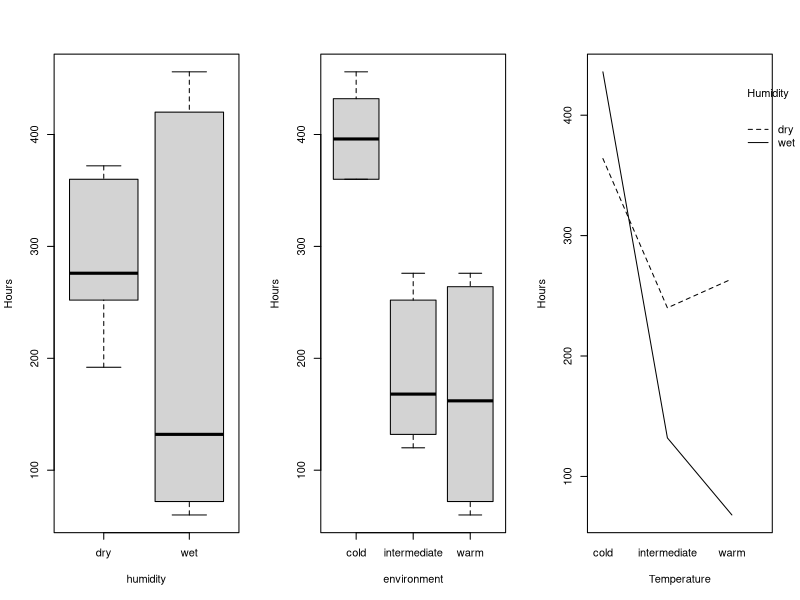
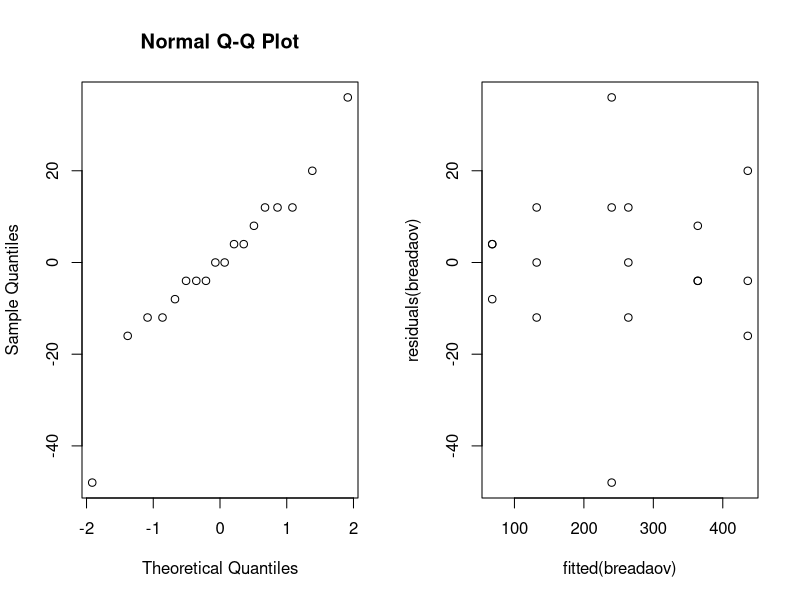
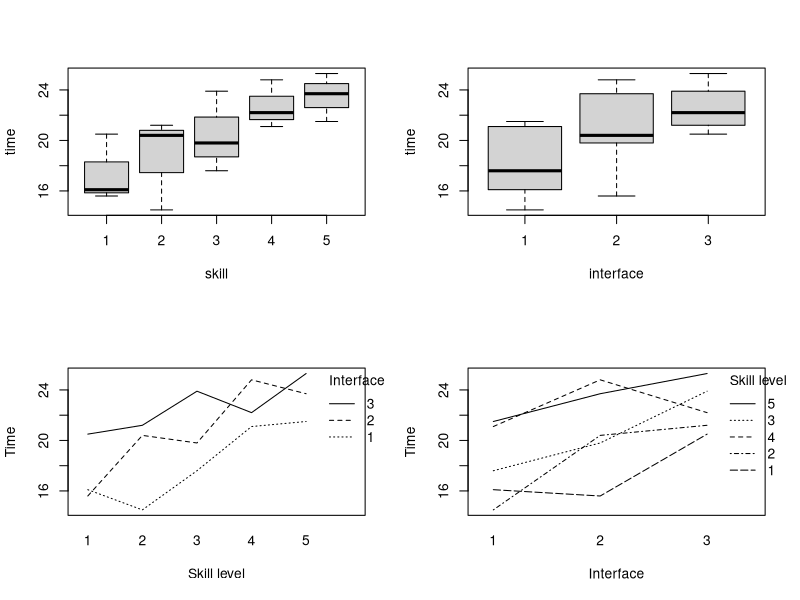
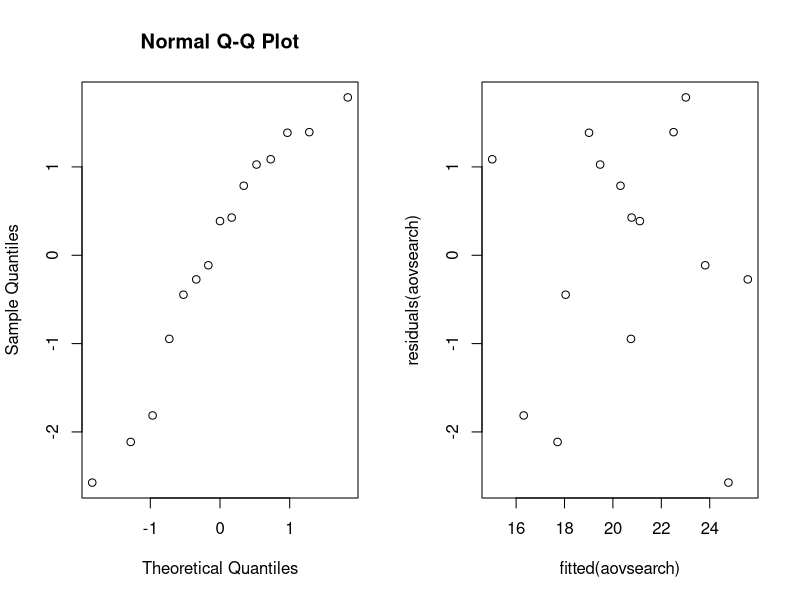
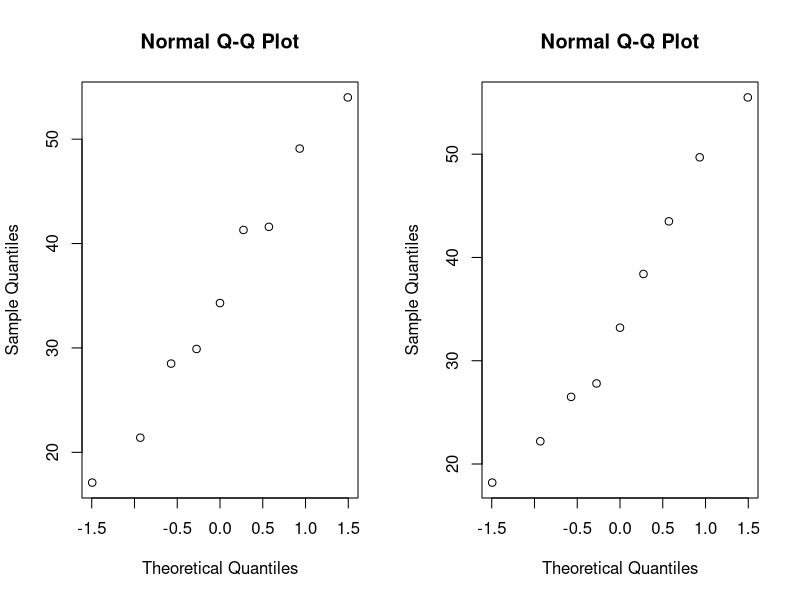
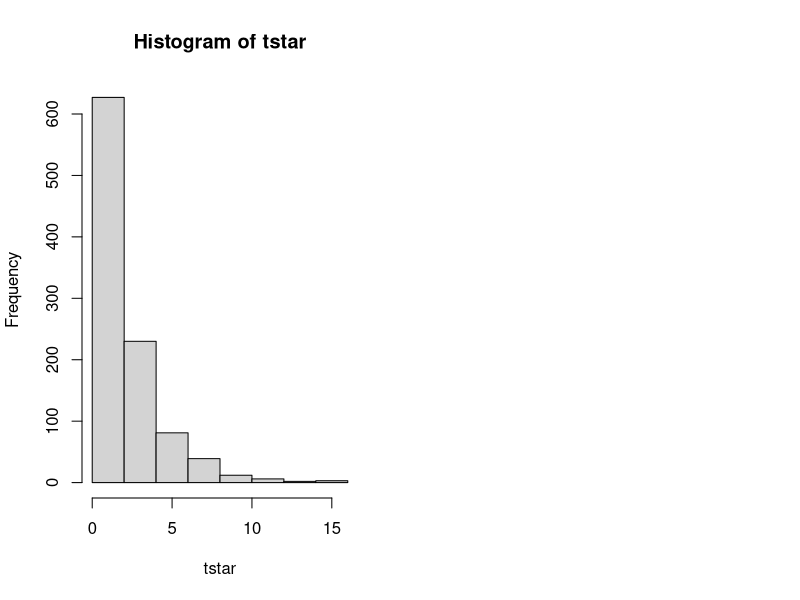
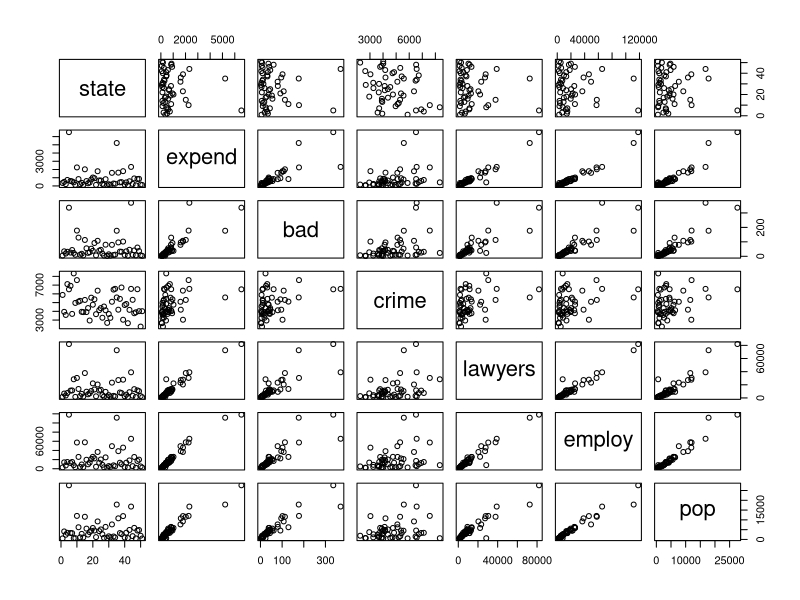
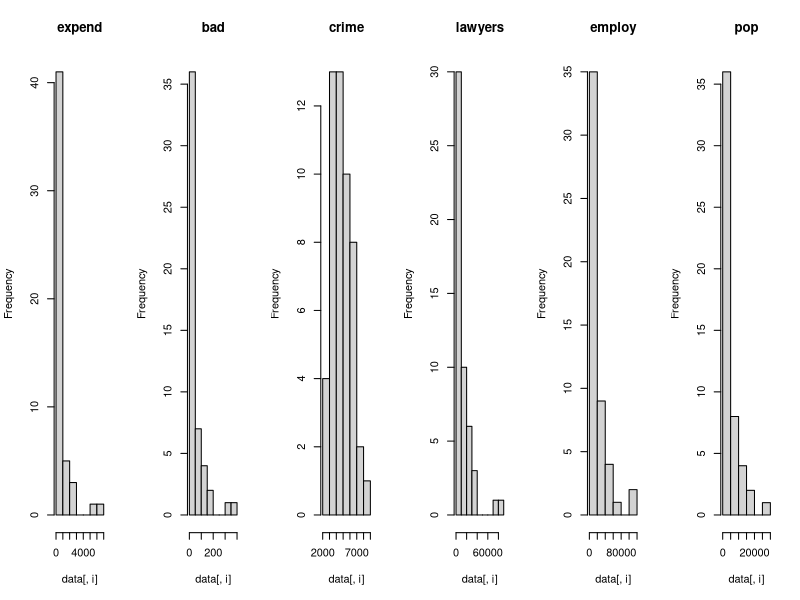

Write the R code that produced these figures, in order.
## ---- chunk 1
knitr::opts_chunk$set(echo = FALSE)
knitr::opts_chunk$set(fig.width=8, fig.height=4) 
## ---- chunk 2
bread = read.table("bread.txt", header = TRUE)
par(mfrow=c(1,3))
boxplot(hours ~ humidity, data = bread, ylab = "Hours")
boxplot(hours ~ environment, data = bread, ylab = "Hours")
interaction.plot(bread$environment, bread$humidity, bread$hours, xlab = "Temperature", ylab = "Hours", trace.label = "Humidity")
## ---- chunk 3
breadaov=lm(hours~humidity*environment, data = bread); 
anova(breadaov)
## ---- chunk 4
summary(breadaov)$coefficients
## ---- chunk 5
par(mfrow=c(1,2))
qqnorm(residuals(breadaov))
plot(fitted(breadaov),residuals(breadaov))
## ---- chunk 6
search = read.table("search.txt", header = TRUE)
par(mfrow=c(2,2))
boxplot(time~skill, data=search)
boxplot(time~interface, data=search)
interaction.plot(search$skill,search$interface, search$time, xlab = "Skill level", ylab = "Time", trace.label = "Interface")
interaction.plot(search$interface,search$skill, search$time, xlab = "Interface", ylab = "Time", trace.label = "Skill level")
## ---- chunk 7
search$skill = factor(search$skill)
search$interface = factor(search$interface)
aovsearch=lm(time~interface+skill, data=search)
anova(aovsearch)
summary(aovsearch)
## ---- chunk 8
par(mfrow=c(1,2))
qqnorm(residuals(aovsearch))
plot(fitted(aovsearch),residuals(aovsearch))
## ---- chunk 9
friedman.test(search$time,search$interface,search$skill)
## ---- chunk 10
aovsearch2=lm(time~interface, data=search)
anova(aovsearch2)
## ---- chunk 11
cow = read.table("cow.txt", header = TRUE);
#There are two factors that influence the milk production
mm = subset(cow, treatment=="A")["milk"]
sf = subset(cow, treatment=="B")["milk"]
mm1 = as.numeric(unlist(mm))
sf1 = as.numeric(unlist(sf))
par(mfrow=c(1,2))
qqnorm(mm1); qqnorm(sf1)
cow$id = factor(cow$id); cow$per = factor(cow$per)
cowanova = lm(milk~id+per+treatment,data = cow)
anova(cowanova)
summary(cowanova)
## ---- chunk 12
library(lme4)
cow$order=factor(cow$order)
cowlmer = lmer(milk~treatment+order+per+(1|id), data=cow, REML = FALSE)
summary(cowlmer)
## ---- chunk 13
cowlmerTreatment = lmer(milk~order+per+(1|id), data=cow, REML = FALSE)
anova(cowlmerTreatment, cowlmer)
cowlmerOrder = lmer(milk~treatment+per+(1|id), data=cow, REML = FALSE)
anova(cowlmerOrder, cowlmer)
cowlmerPer = lmer(milk~treatment+order+(1|id), data=cow, REML = FALSE)
anova(cowlmerPer, cowlmer)
## ---- chunk 14
attach(cow)
t.test(milk[treatment=="A"],milk[treatment=="B"],paired=TRUE)
## ---- chunk 15
data=read.table("nauseatable.txt",header=TRUE)
nausea=c(rep(0,times=100),rep(1,times=52),rep(0,times=32),rep(1,times=35),rep(0,times=48),
  rep(1,times=37))
medicine=c(rep("Chlorpromazine",times=152),rep("Pentobarbital (100mg)",times=67),
  rep("Pentobarbital (150mg)",times=85))
patientdata=data.frame(nausea,medicine)
xtabs(~medicine+nausea,data=patientdata)
## ---- chunk 16
medication=factor(patientdata$medicine)
B=1000
tstar=numeric(B)
for (i in 1:B) {
  patientstar=sample(medication) # permute medicine lables
  tstar[i] = chisq.test(xtabs(~patientstar+patientdata$nausea))[[1]] }
hist(tstar)
test_statistic=chisq.test(xtabs(~patientdata$medicine+patientdata$nausea))[[1]]
pl=sum(tstar<test_statistic)/B
pr=sum(tstar>test_statistic)/B
## ---- chunk 17
chisq.test(xtabs(~patientdata$medicine+patientdata$nausea))
## ---- chunk 18
data=read.table(file="expensescrime.txt",header=TRUE)
plot(data)
## ---- chunk 19
par(mfrow=c(1,ncol(data)-1)) # minus the state column
for (i in 2:ncol(data)) hist(data[,i],main=names(data)[i])
## ---- chunk 20

par(mfrow=c(1,3))
plot(data$expend, data$bad)
plot(data$expend, data$crime)
plot(data$expend, data$lawyers)
plot(data$expend, data$employ)
plot(data$expend, data$pop)
## ---- chunk 21
round(cor(data[,2:7]),2)
## ---- chunk 22
summary(lm(expend~bad,data=data))
summary(lm(expend~crime,data=data))
summary(lm(expend~lawyers,data=data))
summary(lm(expend~employ,data=data))
summary(lm(expend~pop,data=data))
summary(lm(expend~bad+employ,data=data))
summary(lm(expend~crime+employ,data=data))
summary(lm(expend~bad+crime+employ,data=data))
## ---- chunk 23
summary(lm(expend~bad+crime+lawyers+employ+pop,data=data))
summary(lm(expend~bad+lawyers+employ+pop,data=data))
summary(lm(expend~bad+lawyers+employ,data=data))
summary(lm(expend~lawyers+employ, data=data))
## ---- chunk 24
expendlm = lm(expend~crime+employ,data=data)
par(mfrow=c(2,4))
#2 Scatter plot of residuals against each Xk in the model separately.
plot(residuals(expendlm),data[,4],xlab="residuals",ylab="crime")
plot(residuals(expendlm),data[,6],xlab="residuals",ylab="employ")
#4 Scatter plot of residuals against each Xk not in the model separately
plot(residuals(expendlm),data[,3],xlab="residuals",ylab="bad")
plot(residuals(expendlm),data[,5],xlab="residuals",ylab="lawyers")
plot(residuals(expendlm),data[,7],xlab="residuals",ylab="pop")
#5 Scatterplot of residuals against Y and Y^
plot(residuals(expendlm),data[,2],xlab="residuals",ylab="expend")
plot(residuals(expendlm),fitted(expendlm),xlab="residuals",ylab="fitted model")

par(mfrow=c(2,3))
#3 Added variable plot of residuals of Xj against residuals of Y with omitted Xj
x = residuals(lm(bad~employ+crime,data=data))
y = residuals(lm(expend~employ+crime,data=data))
plot(x,y,main="Added variable plot for bad")
x = residuals(lm(crime~bad+lawyers+pop,data=data))
y = residuals(lm(expend~bad+lawyers+pop,data=data))
plot(x,y,main="Added variable plot for crime")
x = residuals(lm(lawyers~employ+crime,data=data))
y = residuals(lm(expend~employ+crime,data=data))
plot(x,y,main="Added variable plot for lawyers")
x = residuals(lm(employ~bad+lawyers+pop,data=data))
y = residuals(lm(expend~bad+lawyers+pop,data=data))
plot(x,y,main="Added variable plot for employ")
x = residuals(lm(pop~employ+crime,data=data))
y = residuals(lm(expend~employ+crime,data=data))
plot(x,y,main="Added variable plot for pop")

#6 normal QQ-plot of the residuals and Shapiro-Wilk's method
qqnorm(residuals(expendlm))
#shapiro.test(residuals(expendlm))
